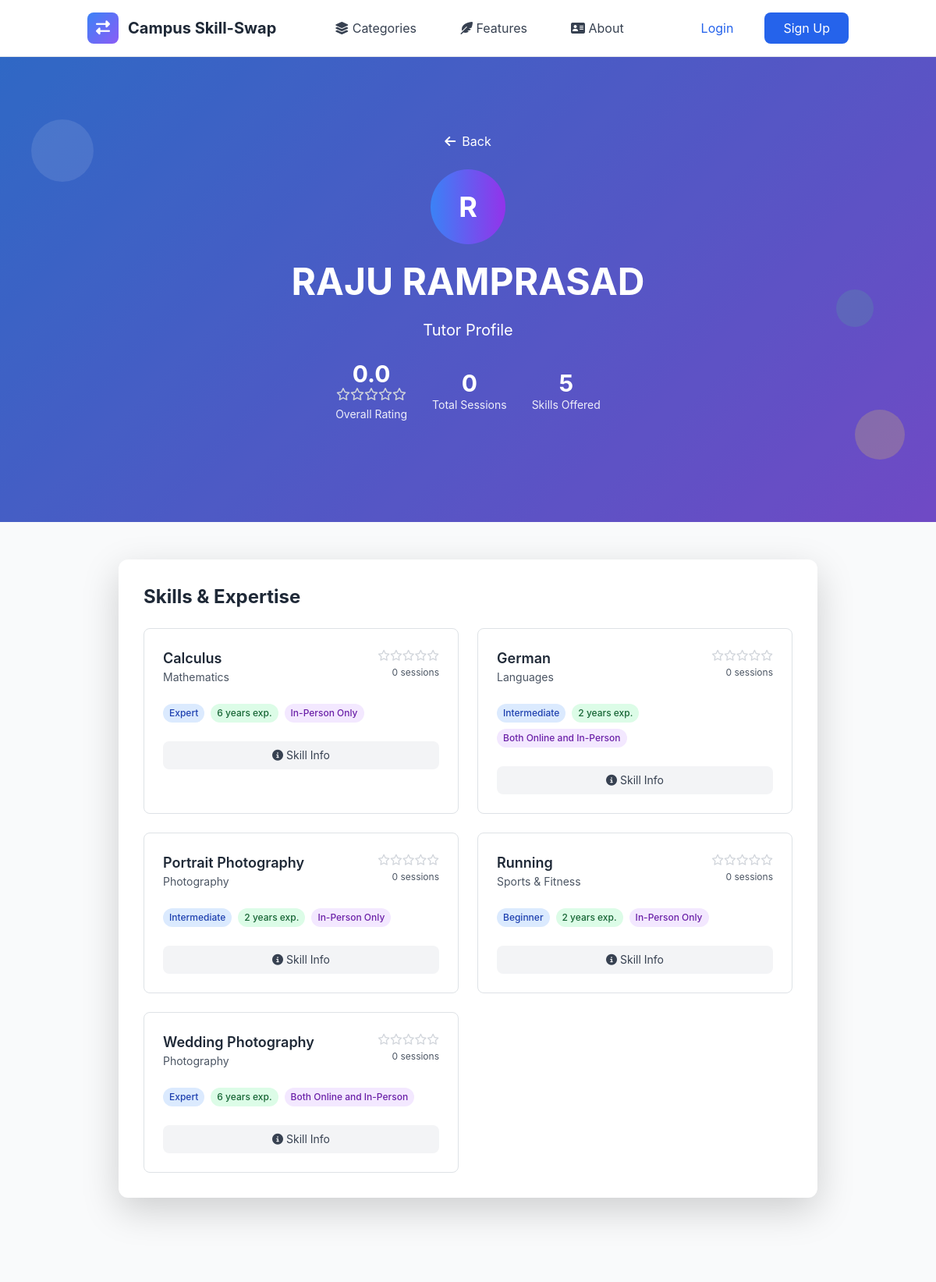
The page /skills/tutor/4/ on the database its author committed.
### apps/skills/models.py (models this page shows, shortened)
class OfferedSkill(models.Model):
    PROFICIENCY_LEVELS = [
        ('beginner', 'Beginner'),
        ('intermediate', 'Intermediate'),
        ('advanced', 'Advanced'),
        ('expert', 'Expert'),
    ]
    user = models.ForeignKey(User, on_delete=models.CASCADE, related_name='offered_skills')
    skill = models.ForeignKey(Skill, on_delete=models.CASCADE, related_name='offered_by_users')
    proficiency_level = models.CharField(max_length=20, choices=PROFICIENCY_LEVELS)
    description = models.TextField(blank=True, help_text="Describe your experience with this skill")
    years_of_experience = models.PositiveIntegerField(default=0)
    is_active = models.BooleanField(default=True)
    teaching_preference = models.CharField(max_length=20, choices=[
        ('online', 'Online Only'),
        ('in_person', 'In-Person Only'),
        ('both', 'Both Online and In-Person'),
    ], default='both')
    max_students_per_session = models.PositiveIntegerField(default=1)
    created_at = models.DateTimeField(auto_now_add=True)
    updated_at = models.DateTimeField(auto_now=True)
    total_sessions = models.PositiveIntegerField(default=0)
    average_rating = models.FloatField(default=0.0)
    class Meta:
        ordering = ['-created_at']
        unique_together = ['user', 'skill']
        db_table = 'offeredskill'

class Skill(models.Model):
    name = models.CharField(max_length=100)
    category = models.ForeignKey(SkillCategory, on_delete=models.CASCADE, related_name='skills')
    image = models.ImageField(upload_to=skills_upload_to,blank=True,null=True)
    description = models.TextField(blank=True)
    is_popular = models.BooleanField(default=False)
    created_at = models.DateTimeField(auto_now_add=True)
    updated_at = models.DateTimeField(auto_now=True)
    class Meta:
        ordering = ['category__name', 'name']
        unique_together = ['name', 'category']

class SkillCategory(models.Model):
    name = models.CharField(max_length=100, unique=True)
    description = models.TextField(blank=True)
    icon = models.CharField(max_length=50, blank=True, help_text="CSS icon class")
    image = models.ImageField(upload_to='category_images/',blank=True,null=True)
    color = models.CharField(max_length=7, default='#3B82F6', help_text="Hex color code")
    is_active = models.BooleanField(default=True)
    created_at = models.DateTimeField(auto_now_add=True)
    updated_at = models.DateTimeField(auto_now=True)
    class Meta:
        ordering = ['name']
        verbose_name_plural = "Skill Categories"
        db_table = 'category'

### apps/skills/views.py (the view)
# urls.py: path('tutor/<int:user_id>/', views.TutorProfileView.as_view(), name='tutor_profile'),
class TutorProfileView(DetailView):
    model = User
    template_name = 'skills/tutor_profile.html'
    context_object_name = 'tutor'
    pk_url_kwarg = 'user_id'
    def get_context_data(self, **kwargs):
        context = super().get_context_data(**kwargs)
        tutor = self.get_object()
        offered_skills = (OfferedSkill.objects
                         .filter(user=tutor, is_active=True)
                         .select_related('skill', 'skill__category')
                         .order_by('-average_rating', 'skill__name'))
        context['offered_skills'] = offered_skills
        overall_rating = offered_skills.aggregate(
            avg_rating=Avg('average_rating'),
            total_sessions=Count('total_sessions')
        )
        context['overall_rating'] = overall_rating['avg_rating'] or 0
        context['total_sessions'] = sum([skill.total_sessions for skill in offered_skills])
        return context

### templates/skills/tutor_profile.html (shortened to what this page needs)
{% extends 'layout/base.html' %}
{% load static %}
{% block content %}
<section class="gradient-bg relative overflow-hidden">
    <div class="absolute inset-0 bg-black opacity-20"></div>
    <div class="relative container mx-auto px-4 py-16 lg:py-24">
        <div class="text-center text-white">
            <nav class="mb-6">
                <a href="javascript:history.back()" class="text-white hover:text-yellow-300 transition-colors">
                    <i class="fas fa-arrow-left mr-2"></i>Back
                </a>
            </nav>
            <div class="w-24 h-24 bg-gradient-to-r from-blue-500 to-purple-600 rounded-full flex items-center justify-center text-white text-4xl font-bold mx-auto mb-6">
                {{ tutor.first_name.0|default:tutor.username.0|upper }}
            </div>
            <h1 class="text-4xl lg:text-5xl font-bold mb-4">
                {{ tutor.first_name }} {{ tutor.last_name|default:tutor.username }}
            </h1>
            <p class="text-lg lg:text-xl mb-6">Tutor Profile</p>
            <div class="flex justify-center items-center space-x-8 mb-8">
                <div class="text-center">
                    <div class="text-3xl font-bold">{{ overall_rating|floatformat:1 }}</div>
                    <div class="flex justify-center mb-2">
                        {% for i in "12345" %}
                            {% if forloop.counter <= overall_rating|floatformat:0 %}
                                <i class="fas fa-star text-yellow-400"></i>
                            {% else %}
                                <i class="far fa-star text-gray-300"></i>
                            {% endif %}
                        {% endfor %}
                    </div>
                    <div class="text-sm opacity-90">Overall Rating</div>
                </div>
                <div class="text-center">
                    <div class="text-3xl font-bold">{{ total_sessions }}</div>
                    <div class="text-sm opacity-90">Total Sessions</div>
                </div>
                <div class="text-center">
                    <div class="text-3xl font-bold">{{ offered_skills|length }}</div>
                    <div class="text-sm opacity-90">Skills Offered</div>
                </div>
            </div>
        </div>
    </div>
    <div class="absolute top-20 left-10 w-20 h-20 bg-white opacity-10 rounded-full animate-bounce"></div>
    <div class="absolute bottom-20 right-10 w-16 h-16 bg-yellow-300 opacity-20 rounded-full animate-pulse"></div>
    <div class="absolute top-1/2 right-20 w-12 h-12 bg-green-400 opacity-15 rounded-full animate-bounce delay-75"></div>
</section>
<section class="py-12 bg-gray-50">
    <div class="container mx-auto px-4">
        <div class="max-w-4xl mx-auto">
            {% if offered_skills %}
                <div class="bg-white rounded-xl shadow-lg p-8 mb-8">
                    <h2 class="text-2xl font-bold text-gray-800 mb-6">Skills & Expertise</h2>
                    <div class="grid md:grid-cols-2 gap-6">
                        {% for skill in offered_skills %}
                        <div class="border border-gray-200 rounded-lg p-6 hover:shadow-md transition-shadow">
                            <div class="flex items-start justify-between mb-4">
                                <div>
                                    <h3 class="text-lg font-semibold text-gray-800">{{ skill.skill.name }}</h3>
                                    <p class="text-sm text-gray-600">{{ skill.skill.category.name }}</p>
                                </div>
                                <div class="text-right">
                                    <div class="flex items-center justify-end mb-1">
                                        {% for i in "12345" %}
                                            {% if forloop.counter <= skill.average_rating|floatformat:0 %}
                                                <i class="fas fa-star text-yellow-400 text-sm"></i>
                                            {% else %}
                                                <i class="far fa-star text-gray-300 text-sm"></i>
                                            {% endif %}
                                        {% endfor %}
                                    </div>
                                    <p class="text-xs text-gray-600">{{ skill.total_sessions }} sessions</p>
                                </div>
                            </div>
                            <div class="mb-4">
                                <div class="flex flex-wrap gap-2">
                                    <span class="inline-block bg-blue-100 text-blue-800 px-2 py-1 rounded-full text-xs font-medium">
                                        {{ skill.get_proficiency_level_display }}
                                    </span>
                                    <span class="inline-block bg-green-100 text-green-800 px-2 py-1 rounded-full text-xs font-medium">
                                        {{ skill.years_of_experience }} years exp.
                                    </span>
                                    <span class="inline-block bg-purple-100 text-purple-800 px-2 py-1 rounded-full text-xs font-medium">
                                        {{ skill.get_teaching_preference_display }}
                                    </span>
                                </div>
                            </div>
                            <div class="flex space-x-2">
                                <a href="{% url 'skills:skill_detail' skill.skill.id %}" class="w-full bg-gray-100 text-gray-700 py-2 px-3 rounded-lg text-center text-sm hover:bg-gray-200 transition-colors">
                                    <i class="fas fa-info-circle mr-1"></i>Skill Info
                                </a>
                            </div>
                        </div>
                        {% endfor %}
                    </div>
                </div>
            {% else %}
                <div class="bg-white rounded-xl shadow-lg p-12 text-center">
                    <i class="fas fa-info-circle text-gray-400 text-6xl mb-6"></i>
                    <h3 class="text-2xl font-semibold text-gray-700 mb-4">No Skills Listed</h3>
                    <p class="text-gray-600">This tutor hasn't added any skills yet.</p>
                </div>
            {% endif %}
        </div>
    </div>
</section>
{% endblock %}

### templates/layout/base.html (style rules this page uses)
:root { --primary-color: #3B82F6; --secondary-color: #10B981; --accent-color: #8B5CF6; --warning-color: #F59E0B; --danger-color: #EF4444; }
body { font-family: 'Inter', -apple-system, BlinkMacSystemFont, sans-serif; }
.gradient-bg { background: linear-gradient(135deg, var(--primary-color) 0%, var(--accent-color) 100%); }

### rows shown on the page
OfferedSkill: skill.name "Calculus", skill.category.name "Mathematics", average_rating 0 (drawn), total_sessions "0", proficiency_level "Expert", years_of_experience "6", teaching_preference "In-Person Only"
OfferedSkill: skill.name "German", skill.category.name "Languages", average_rating 0 (drawn), total_sessions "0", proficiency_level "Intermediate", years_of_experience "2", teaching_preference "Both Online and In-Person"
OfferedSkill: skill.name "Portrait Photography", skill.category.name "Photography", average_rating 0 (drawn), total_sessions "0", proficiency_level "Intermediate", years_of_experience "2", teaching_preference "In-Person Only"
OfferedSkill: skill.name "Running", skill.category.name "Sports & Fitness", average_rating 0 (drawn), total_sessions "0", proficiency_level "Beginner", years_of_experience "2", teaching_preference "In-Person Only"
OfferedSkill: skill.name "Wedding Photography", skill.category.name "Photography", average_rating 0 (drawn), total_sessions "0", proficiency_level "Expert", years_of_experience "6", teaching_preference "Both Online and In-Person"

### other values the page prints
{{ tutor.first_name.0|default:tutor.username.0|upper }} "R"
{{ tutor.first_name }} "RAJU"
{{ tutor.last_name|default:tutor.username }} "RAMPRASAD"
{{ overall_rating|floatformat:1 }} "0.0"
{{ total_sessions }} "0"
{{ offered_skills|length }} "5"
